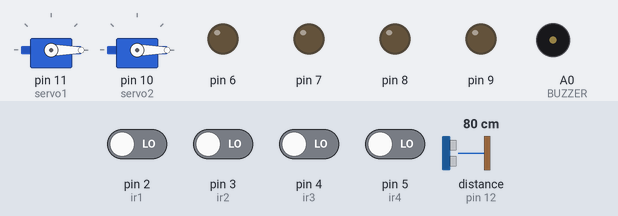
Bench run of a sketch on a simulated Arduino Uno, built with avr-gcc and run on an emulated ATmega328P. Parts: 2 × servo, output pins drawn as LEDs (lit = HIGH), buzzer (waves = sounding). The inputs (shaded band) are chosen by the test bench; at power-on: pin 2 (ir1), pin 3 (ir2), pin 4 (ir3), pin 5 (ir4) LOW, distance to the obstacle (sensor on pin 12) 80 cm. The echo pulse lasts 58.3 µs per cm; pins used as bus, display or sensor lines are not drawn.

Above: at 1.2 s.
1.3 s: pin 2 (ir1) driven HIGH
At 1.7 s:
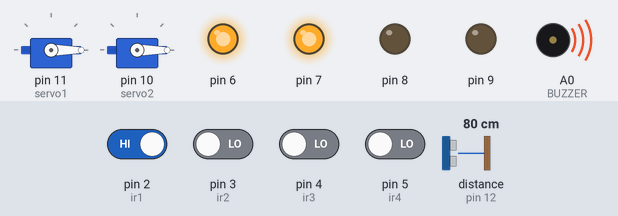
4.3 s: pin 3 (ir2) driven HIGH
At 6.3 s:
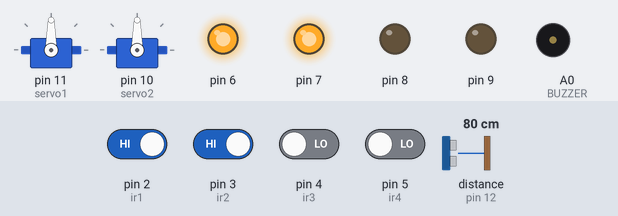
7.3 s: pin 5 (ir4) driven HIGH
At 8.5 s:
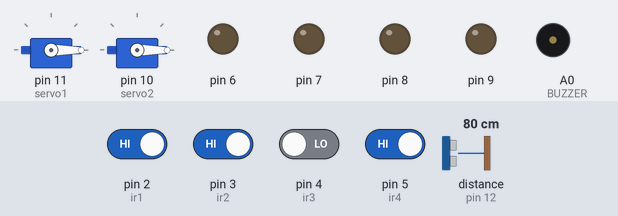
9.1 s: pin 5 (ir4) driven LOW
At 9.65 s:
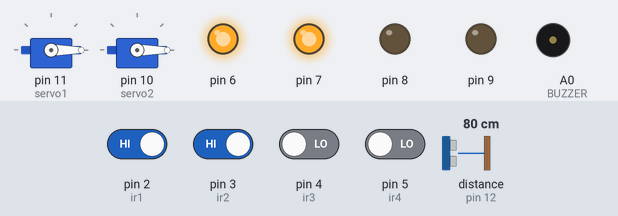
12.1 s: pin 2 (ir1) driven LOW
At 13.4 s:
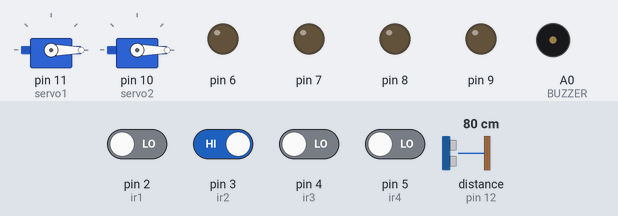
Timing chart, 0 to 14.9 s (numbered marks = the images above; inputs shaded):
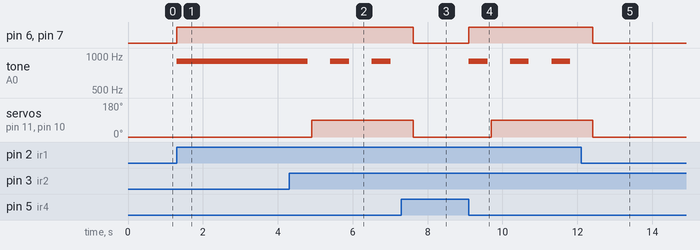

Measured:
- after the input at 1.3 s, pin 6, pin 7: LOW → HIGH at once; tone on A0 (BUZZER): silent → 900 Hz at once
- after the input at 4.3 s, tone on A0 (BUZZER): alternates 900 Hz for 0.50 s and silent for 0.61 s, starting after 0.50 s; servo on pin 11 (servo1), servo on pin 10 (servo2): 0° → 90° after 0.61 s
- after the input at 7.3 s, pin 6, pin 7: HIGH → LOW after 0.32 s; tone on A0 (BUZZER): stays silent (without the input it goes to 900 Hz after 0.32 s); servo on pin 11 (servo1), servo on pin 10 (servo2): 90° → 0° after 0.32 s
- after the input at 9.1 s, pin 6, pin 7: LOW → HIGH at once; tone on A0 (BUZZER): alternates 900 Hz for 0.50 s and silent for 0.61 s, starting at once; servo on pin 11 (servo1), servo on pin 10 (servo2): 0° → 90° after 0.61 s
- after the input at 12.1 s, pin 6, pin 7: HIGH → LOW after 0.32 s; tone on A0 (BUZZER): stops changing and stays silent; servo on pin 11 (servo1), servo on pin 10 (servo2): 90° → 0° after 0.32 s

The sketch:

Automatic_Railway_Gate.ino
```cpp
#include<Servo.h>
#define BUZZER A0
int ir1 = 2;
int ir2 = 3;
int ir3 = 4;
int ir4 = 5;
Servo servo1;
Servo servo2;
#define TRIGGER_PIN 13
#define ECHO_PIN 12


void setup() {
  pinMode(TRIGGER_PIN, OUTPUT);
  pinMode(ECHO_PIN, INPUT);
  servo1.attach(11);
  servo2.attach(10);
  pinMode(ir2, INPUT);
  pinMode(ir1, INPUT);
  pinMode(ir3,INPUT);
  pinMode(ir4,INPUT);
  pinMode(6, OUTPUT);
  pinMode(BUZZER, OUTPUT);
  noTone(BUZZER);
  pinMode(7, OUTPUT);
  pinMode(8, OUTPUT);
  pinMode(9, OUTPUT);

}
void closeGate()
{
  long duration, inches, cm;
  digitalWrite(TRIGGER_PIN, LOW);
  delayMicroseconds(2);
  digitalWrite(TRIGGER_PIN, HIGH);
  delayMicroseconds(10);
  digitalWrite(TRIGGER_PIN, LOW);
  duration = pulseIn(ECHO_PIN, HIGH); // using pulsin function to determine total time
  cm = microsecondsToCentimeters(duration); // calling method
  delay(100);
  if(cm == 560){
    servo1.write(45);
    servo2.write(45);
  }
  else if(cm <= 560){
    servo1.write(90);
    servo2.write(90);
  }
  else{
    servo1.write(0);
    servo2.write(0);
  }
}

long microsecondsToCentimeters(long microseconds) // method to covert microsec to centimeters
{
   return microseconds / 29 / 2;
}

void loop() {

if (digitalRead(ir1) == HIGH && digitalRead(ir2) == LOW && digitalRead(ir3) == LOW && digitalRead(ir4) == LOW)
{
  digitalWrite(6, HIGH);
  digitalWrite(7, HIGH);
  tone(BUZZER, 900);
  delay(500);
  digitalWrite(8, LOW);
  digitalWrite(9, LOW);
  noTone(BUZZER);
}

else if (digitalRead(ir1) == HIGH && digitalRead(ir2) == HIGH && digitalRead(ir3) == LOW && digitalRead(ir4) == LOW){
  digitalWrite(6, HIGH);
  digitalWrite(7, HIGH);
  tone(BUZZER, 900);
  delay(500);
  digitalWrite(8, LOW);
  digitalWrite(9, LOW);
  noTone(BUZZER);
  closeGate();
  delay(500); // Wait 5 seconds before checking again
}
else if (digitalRead(ir1) == HIGH && digitalRead(ir2) == HIGH && digitalRead(ir3) == HIGH && digitalRead(ir4) == LOW){
  digitalWrite(6, HIGH);
  digitalWrite(7, HIGH);
  tone(BUZZER, 900);
  delay(500);
  digitalWrite(8, LOW);
  digitalWrite(9, LOW);
  noTone(BUZZER);
  closeGate();
  delay(500); // Wait 5 seconds before checking again
}
else if (digitalRead(ir1) == HIGH && digitalRead(ir2) == HIGH && digitalRead(ir3) == HIGH && digitalRead(ir4) == HIGH){
  digitalWrite(6, HIGH);
  digitalWrite(7, HIGH);
  tone(BUZZER, 900);
  delay(500);
  digitalWrite(8, LOW);
  digitalWrite(9, LOW);
  noTone(BUZZER);
  closeGate();
  delay(500); // Wait 5 seconds before checking again
}
else
{
  servo1.write(0);
  servo2.write(0);
  digitalWrite(6, LOW);
  digitalWrite(7, LOW);
  digitalWrite(8, LOW);
  digitalWrite(9, LOW);
  }
}
```
